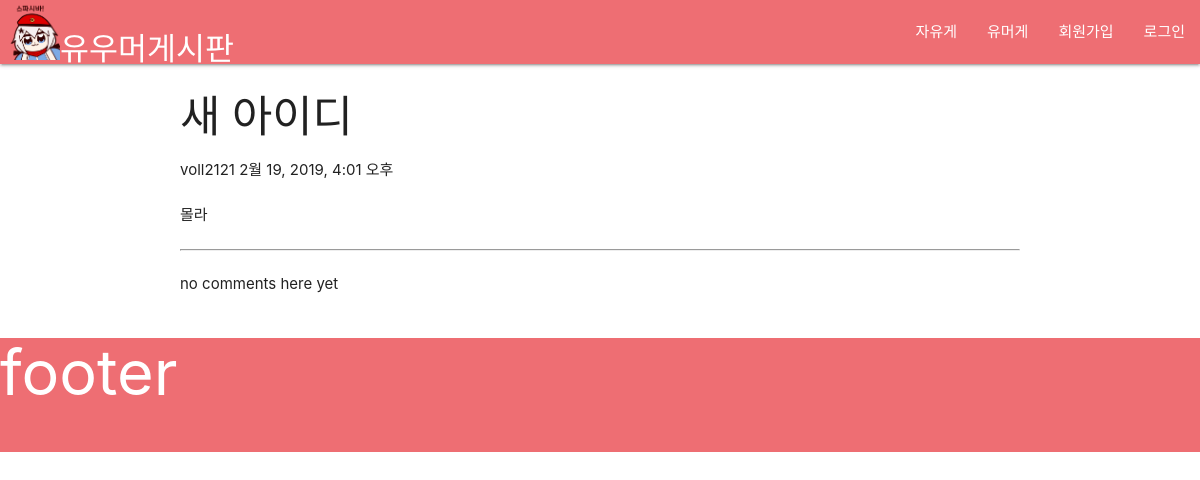
The page /humorboard/7 on the database its author committed.
### humorge/models.py (models this page shows, shortened)
class HumorBoard(models.Model):
    author = models.ForeignKey('auth.User', on_delete=models.CASCADE)
    title = models.CharField(max_length=100)
    content = models.TextField()
    date = models.DateTimeField(default=timezone.now)

### humorge/views.py (the view)
# urls.py: path('humorboard/<int:pk>', humor_post_detail, name='humorpostdetail'),
def humor_post_detail(request, pk):
    data = get_object_or_404(HumorBoard, pk=pk)
    return render(request, 'humorge/humor_post.html', {'data': data})

### humorge/templates/humorge/humor_post.html (shortened to what this page needs)
{% extends 'humorge/layout.html' %}
{% block main %}
<div class="container">
  <div class="post">
    <div class="post-head">
      <div class="post-title">
        <h3><strong>{{ data.title }}</strong></h3>
      </div>
      <div class="post-author-date">
        <span>{{ data.author }}</span> <span>{{ data.date }}</span>
      </div>
    </div>
    <div class="post-body">
      <div class="content">
        <br>{{ data.content }}
      </div>
    </div>
    <br><hr>
    <div class="post-comments">
      <div class="comments">
        {% for comment in data.humor_comments.all %}
          <br><p><strong>{{ comment.author }}</strong></p>
          <p>{{ comment.content }}</p>
          <p>{{ comment.date }}</p><br>
        {% empty %}
          <br><p>no comments here yet</p>
        {% endfor %}
      </div>
    </div>
  </div>
</div>
{% endblock %}

### humorge/templates/humorge/layout.html (style rules this page uses)
* { padding:0; margin:0 }

### rows shown on the page
HumorBoard: title "새 아이디", author "voll2121", date "2월 19, 2019, 4:01 오후", content "몰라"
